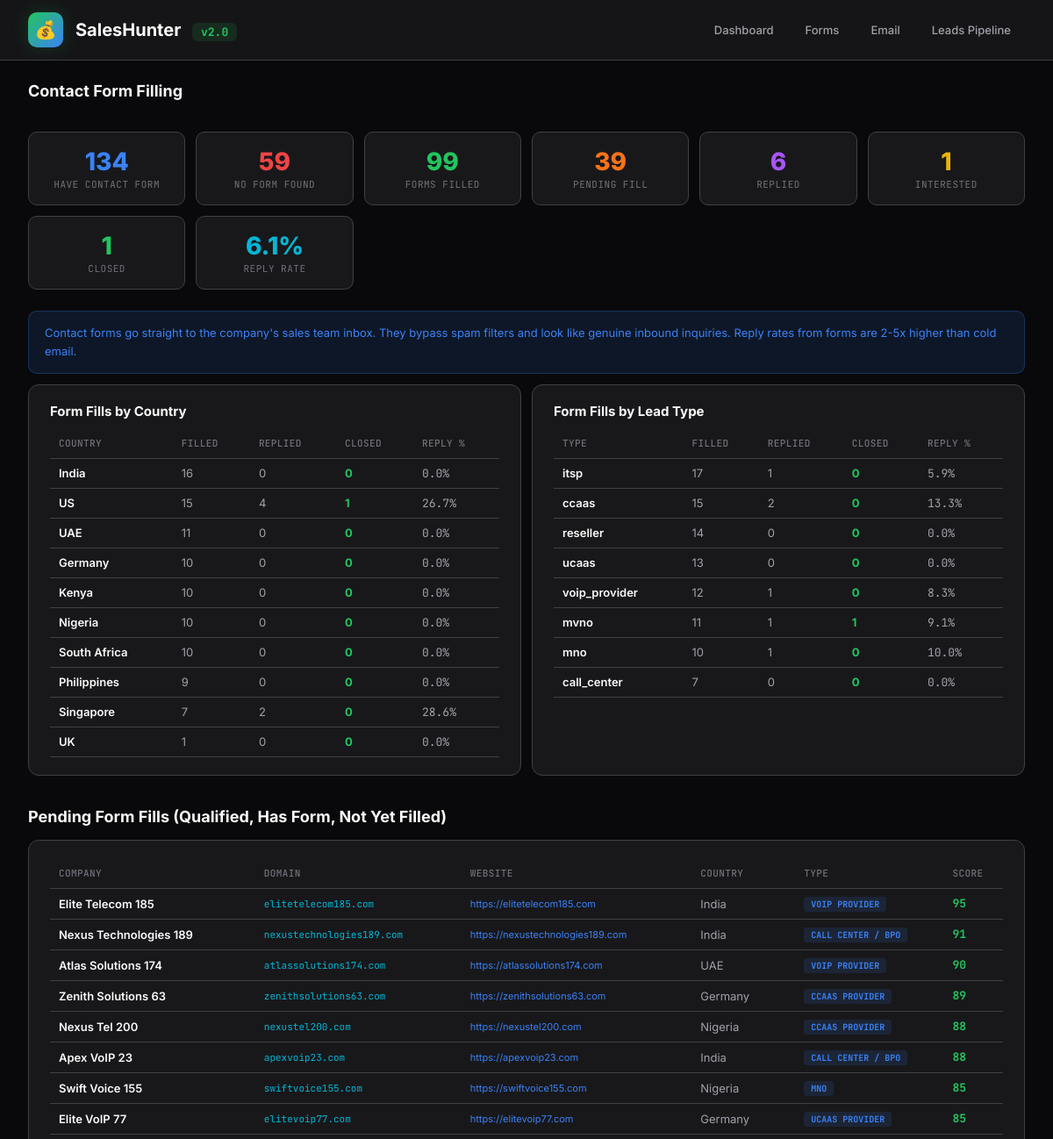
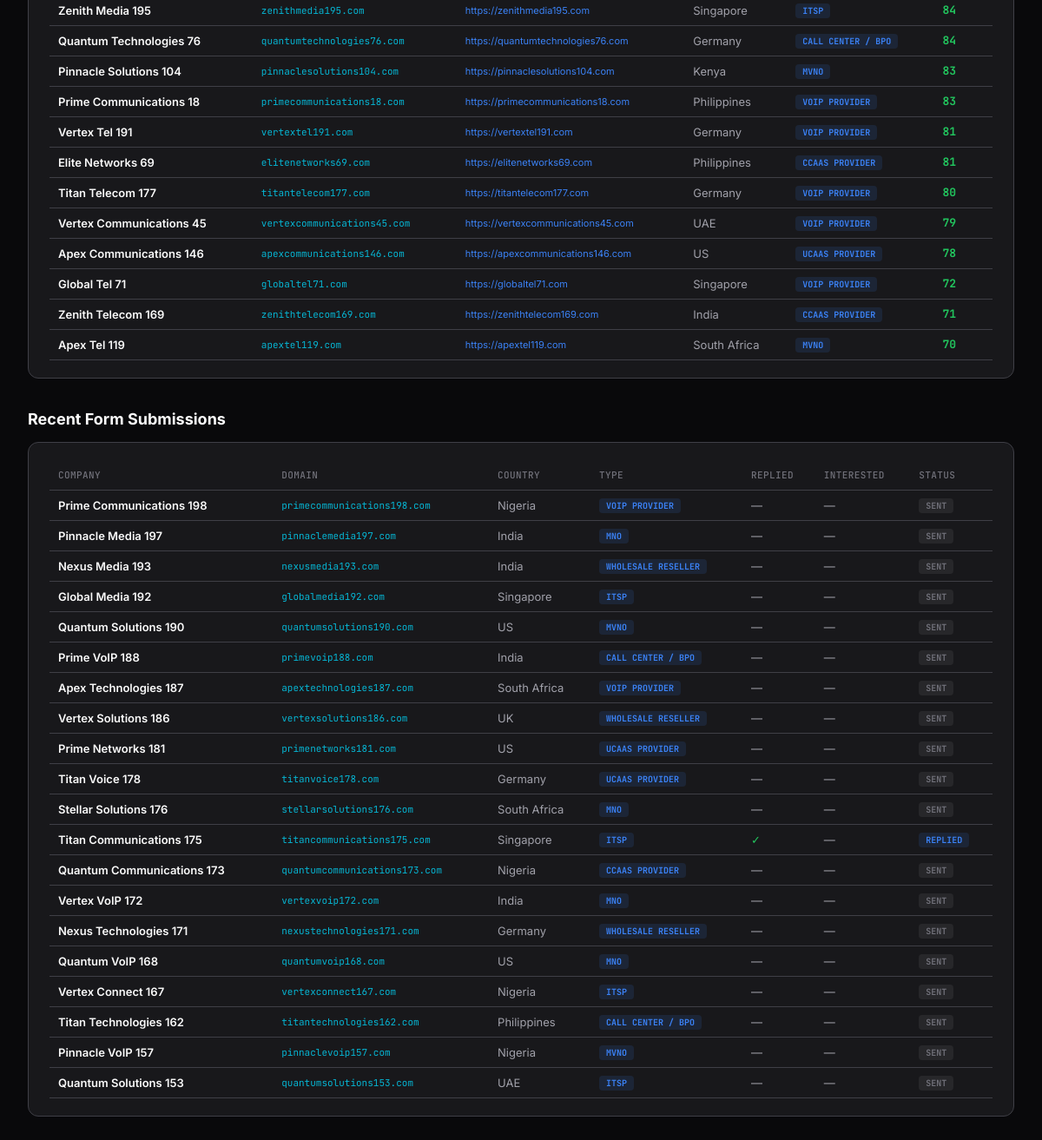
Screenshot of /form/ with the database file from the repository (2 pictures, top to bottom).
### leads/models.py (models this page shows, shortened)
class Lead(models.Model):
    id = models.UUIDField(primary_key=True, default=uuid.uuid4, editable=False)
    company_domain = models.CharField(max_length=255, unique=True, db_index=True)
    company_name = models.CharField(max_length=255)
    contact_name = models.CharField(max_length=255, blank=True)
    contact_email = models.EmailField(blank=True)
    contact_phone = models.CharField(max_length=50, blank=True)
    website_url = models.URLField(max_length=500, blank=True)
    has_contact_form = models.BooleanField(default=False)
    country = models.CharField(max_length=100, db_index=True)
    city = models.CharField(max_length=100, blank=True, db_index=True)
    lead_type = models.CharField(max_length=20, choices=LeadType.choices, db_index=True)
    source = models.CharField(max_length=20, choices=LeadSource.choices, db_index=True)
    keyword_used = models.CharField(max_length=255, blank=True)
    company_size = models.CharField(
        max_length=20,
        choices=[('small', 'Small'), ('medium', 'Medium'), ('enterprise', 'Enterprise')],
        blank=True,
    )
    score = models.IntegerField(default=0, help_text='AI quality score 0-100')
    email_sent = models.BooleanField(default=False)
    form_filled = models.BooleanField(default=False)
    email_opened = models.BooleanField(default=False)
    replied = models.BooleanField(default=False)
    interested = models.BooleanField(default=False)
    closed = models.BooleanField(default=False)
    revenue_monthly = models.DecimalField(max_digits=10, decimal_places=2, default=0)
    sequence_stage = models.IntegerField(
        default=0,
        help_text='Which email in the sequence (0=not started, 1-4)',
    )
    last_contacted_at = models.DateTimeField(null=True, blank=True)
    next_followup_at = models.DateTimeField(null=True, blank=True)
    created_at = models.DateTimeField(default=timezone.now, db_index=True)
    updated_at = models.DateTimeField(auto_now=True)
    class Meta:
        ordering = ['-created_at']
        indexes = [
            models.Index(fields=['country', 'lead_type']),
            models.Index(fields=['source', 'keyword_used']),
            models.Index(fields=['score']),
            models.Index(fields=['replied']),
            models.Index(fields=['closed']),
            models.Index(fields=['sequence_stage', 'next_followup_at']),
        ]

### leads/views.py (the view)
# urls.py: path('form/', views.form_filling, name='form_filling'),
def form_filling(request):
    total_leads = Lead.objects.count()
    has_form = Lead.objects.filter(has_contact_form=True).count()
    no_form = Lead.objects.filter(has_contact_form=False).count()
    forms_filled = Lead.objects.filter(form_filled=True).count()
    forms_pending = Lead.objects.filter(has_contact_form=True, form_filled=False, score__gte=40).count()
    forms_replied = Lead.objects.filter(form_filled=True, replied=True).count()
    forms_interested = Lead.objects.filter(form_filled=True, interested=True).count()
    forms_closed = Lead.objects.filter(form_filled=True, closed=True).count()
    form_reply_rate = (forms_replied / forms_filled * 100) if forms_filled else 0
    by_country = (
        Lead.objects.filter(form_filled=True)
        .values('country')
        .annotate(
            total=Count('id'),
            replied_count=Count('id', filter=Q(replied=True)),
            closed_count=Count('id', filter=Q(closed=True)),
        )
        .order_by('-total')[:10]
    )
    by_lead_type = (
        Lead.objects.filter(form_filled=True)
        .values('lead_type')
        .annotate(
            total=Count('id'),
            replied_count=Count('id', filter=Q(replied=True)),
            closed_count=Count('id', filter=Q(closed=True)),
        )
        .order_by('-total')
    )
    recent_forms = Lead.objects.filter(form_filled=True).order_by('-updated_at')[:20]
    pending_fills = Lead.objects.filter(
        has_contact_form=True, form_filled=False, score__gte=40
    ).order_by('-score')[:20]
    form_logs = OutreachLog.objects.filter(channel='form').order_by('-sent_at')[:30]
    context = {
        'total_leads': total_leads,
        'has_form': has_form,
        'no_form': no_form,
        'forms_filled': forms_filled,
        'forms_pending': forms_pending,
        'forms_replied': forms_replied,
        'forms_interested': forms_interested,
        'forms_closed': forms_closed,
        'form_reply_rate': form_reply_rate,
        'by_country': by_country,
        'by_lead_type': by_lead_type,
        'recent_forms': recent_forms,
        'pending_fills': pending_fills,
        'form_logs': form_logs,
    }
    return render(request, 'leads/form_filling.html', context)

### leads/context_processors.py (called while the page is built)
def recent_sessions(request):
    return {
        'recent_sessions': SearchSession.objects.order_by('-created_at')[:20]
    }

### leads/templatetags/leads_extras.py (called while the page is built)
@register.filter
def percentage(value, total):
    if not total:
        return "0%"
    return f"{(value / total) * 100:.1f}%"

### leads/templates/leads/form_filling.html (shortened to what this page needs)
{% extends "base.html" %}
{% load humanize leads_extras %}
{% block content %}
<div class="sec">
  <div class="sec-title">Contact Form Filling</div>
</div>
<div class="stats-row">
  <div class="stat"><div class="num" style="color:var(--blue)">{{ has_form|intcomma }}</div><div class="lbl">Have Contact Form</div></div>
  <div class="stat"><div class="num" style="color:var(--red)">{{ no_form|intcomma }}</div><div class="lbl">No Form Found</div></div>
  <div class="stat"><div class="num" style="color:var(--green)">{{ forms_filled|intcomma }}</div><div class="lbl">Forms Filled</div></div>
  <div class="stat"><div class="num" style="color:var(--orange)">{{ forms_pending|intcomma }}</div><div class="lbl">Pending Fill</div></div>
  <div class="stat"><div class="num" style="color:var(--purple)">{{ forms_replied|intcomma }}</div><div class="lbl">Replied</div></div>
  <div class="stat"><div class="num" style="color:var(--yellow)">{{ forms_interested|intcomma }}</div><div class="lbl">Interested</div></div>
  <div class="stat"><div class="num" style="color:var(--green)">{{ forms_closed|intcomma }}</div><div class="lbl">Closed</div></div>
  <div class="stat"><div class="num" style="color:var(--cyan)">{{ form_reply_rate|floatformat:1 }}%</div><div class="lbl">Reply Rate</div></div>
</div>
<div class="alert alert-blue">
  Contact forms go straight to the company's sales team inbox. They bypass spam filters and look like genuine inbound inquiries. Reply rates from forms are 2-5x higher than cold email.
</div>
<div class="grid-2">
  <div class="card">
    <h3>Form Fills by Country</h3>
    <table>
      <thead><tr><th>Country</th><th>Filled</th><th>Replied</th><th>Closed</th><th>Reply %</th></tr></thead>
      <tbody>
      {% for c in by_country %}
      <tr>
        <td style="color:var(--text);font-weight:600;">{{ c.country }}</td>
        <td>{{ c.total|intcomma }}</td>
        <td>{{ c.replied_count }}</td>
        <td style="color:var(--green);font-weight:700;">{{ c.closed_count }}</td>
        <td style="font-family:'JetBrains Mono',monospace;">{% if c.total %}{{ c.replied_count|percentage:c.total }}{% else %}0%{% endif %}</td>
      </tr>
      {% empty %}
      <tr><td colspan="5" style="text-align:center;color:var(--text-dim);">No form data yet</td></tr>
      {% endfor %}
      </tbody>
    </table>
  </div>
  <div class="card">
    <h3>Form Fills by Lead Type</h3>
    <table>
      <thead><tr><th>Type</th><th>Filled</th><th>Replied</th><th>Closed</th><th>Reply %</th></tr></thead>
      <tbody>
      {% for t in by_lead_type %}
      <tr>
        <td style="color:var(--text);font-weight:600;">{{ t.lead_type }}</td>
        <td>{{ t.total|intcomma }}</td>
        <td>{{ t.replied_count }}</td>
        <td style="color:var(--green);font-weight:700;">{{ t.closed_count }}</td>
        <td style="font-family:'JetBrains Mono',monospace;">{% if t.total %}{{ t.replied_count|percentage:t.total }}{% else %}0%{% endif %}</td>
      </tr>
      {% empty %}
      <tr><td colspan="5" style="text-align:center;color:var(--text-dim);">No form data yet</td></tr>
      {% endfor %}
      </tbody>
    </table>
  </div>
</div>
<div class="sec" style="margin-top:24px;">
  <div class="sec-title">Pending Form Fills (Qualified, Has Form, Not Yet Filled)</div>
  <div class="card" style="overflow-x:auto;">
    <table>
      <thead><tr><th>Company</th><th>Domain</th><th>Website</th><th>Country</th><th>Type</th><th>Score</th></tr></thead>
      <tbody>
      {% for lead in pending_fills %}
      <tr>
        <td style="color:var(--text);font-weight:600;">{{ lead.company_name }}</td>
        <td style="font-family:'JetBrains Mono',monospace;font-size:11px;color:var(--cyan);">{{ lead.company_domain }}</td>
        <td style="font-size:11px;"><a href="{{ lead.website_url }}" target="_blank">{{ lead.website_url|truncatechars:40 }}</a></td>
        <td>{{ lead.country }}</td>
        <td><span class="badge badge-blue">{{ lead.get_lead_type_display }}</span></td>
        <td style="font-family:'JetBrains Mono',monospace;font-weight:700;color:var(--green);">{{ lead.score }}</td>
      </tr>
      {% empty %}
      <tr><td colspan="6" style="text-align:center;color:var(--text-dim);">No pending form fills</td></tr>
      {% endfor %}
      </tbody>
    </table>
  </div>
</div>
<div class="sec" style="margin-top:24px;">
  <div class="sec-title">Recent Form Submissions</div>
  <div class="card" style="overflow-x:auto;">
    <table>
      <thead><tr><th>Company</th><th>Domain</th><th>Country</th><th>Type</th><th>Replied</th><th>Interested</th><th>Status</th></tr></thead>
      <tbody>
      {% for lead in recent_forms %}
      <tr>
        <td><a href="{% url 'lead_detail' lead.pk %}" style="color:var(--text);font-weight:600;">{{ lead.company_name }}</a></td>
        <td style="font-family:'JetBrains Mono',monospace;font-size:11px;color:var(--cyan);">{{ lead.company_domain }}</td>
        <td>{{ lead.country }}</td>
        <td><span class="badge badge-blue">{{ lead.get_lead_type_display }}</span></td>
        <td>{% if lead.replied %}<span style="color:var(--green)">&#10003;</span>{% else %}&mdash;{% endif %}</td>
        <td>{% if lead.interested %}<span style="color:var(--green)">&#10003;</span>{% else %}&mdash;{% endif %}</td>
        <td>
          {% if lead.closed %}<span class="badge badge-green">Closed</span>
          {% elif lead.interested %}<span class="badge badge-orange">Interested</span>
          {% elif lead.replied %}<span class="badge badge-blue">Replied</span>
          {% else %}<span class="badge" style="background:var(--surface2);color:var(--text-dim);">Sent</span>{% endif %}
        </td>
      </tr>
      {% empty %}
      <tr><td colspan="7" style="text-align:center;color:var(--text-dim);">No form submissions yet</td></tr>
      {% endfor %}
      </tbody>
    </table>
  </div>
</div>
{% endblock %}

### templates/base.html (style rules this page uses)
* { margin:0;padding:0;box-sizing:border-box; }
:root { --bg:#09090b;--surface:#18181b;--surface2:#27272a;--border:#3f3f46;--border-light:#52525b; --text:#fafafa;--text-muted:#a1a1aa;--text-dim:#71717a; --green:#22c55e;--green-bg:rgba(34,197,94,0.12); --blue:#3b82f6;--blue-bg:rgba(59,130,246,0.12); --purple:#a855f7;--purple-bg:rgba(168,85,247,0.12); --orange:#f97316;--orange-bg:rgba(249,115,22,0.12); --cyan:#06b6d4;--cyan-bg:rgba(6,182,212,0.1); --yellow:#eab308;--yellow-bg:rgba(234,179,8,0.1); --red:#ef4444;--red-bg:rgba(239,68,68,0.1); --pink:#ec4899; }
body { font-family:'Inter',sans-serif;background:var(--bg);color:var(--text);min-height:100vh; }
a { color:var(--blue);text-decoration:none; }
.card { background:var(--surface);border:1px solid var(--border);border-radius:12px;padding:20px 24px;margin-bottom:12px; }
.card h3 { font-size:15px;font-weight:700;margin-bottom:10px; }
.stats-row { display:grid;grid-template-columns:repeat(auto-fit,minmax(160px,1fr));gap:12px;margin-bottom:24px; }
.stat { background:var(--surface);border:1px solid var(--border);border-radius:10px;padding:16px;text-align:center; }
.stat .num { font-size:28px;font-weight:800; }
.stat .lbl { font-size:11px;color:var(--text-dim);text-transform:uppercase;letter-spacing:0.5px;font-family:'JetBrains Mono',monospace;margin-top:2px; }
.alert { border-radius:10px;padding:14px 18px;font-size:13px;line-height:1.6;margin-bottom:12px; }
.alert-blue { background:var(--blue-bg);border:1px solid rgba(59,130,246,0.25);color:var(--blue); }
table { width:100%;border-collapse:collapse;font-size:13px; }
th { text-align:left;color:var(--text-dim);font-weight:500;padding:10px;border-bottom:1px solid var(--border);font-size:11px;text-transform:uppercase;letter-spacing:0.4px;font-family:'JetBrains Mono',monospace; }
td { padding:8px 10px;border-bottom:1px solid var(--border);color:var(--text-muted); }
.grid-2 { display:grid;grid-template-columns:1fr 1fr;gap:12px; }
.sec { margin-bottom:36px; }
.sec-title { font-size:18px;font-weight:700;margin-bottom:16px;display:flex;align-items:center;gap:10px; }
.badge { display:inline-block;padding:2px 8px;border-radius:4px;font-size:10px;font-weight:700;text-transform:uppercase;font-family:'JetBrains Mono',monospace; }
.badge-blue { background:var(--blue-bg);color:var(--blue); }

### rows the page displays
Lead: country "Kenya", total "10", replied_count "0", closed_count "0", replied_count|percentage "0.0%", company_name "Pinnacle Solutions 104", company_domain "pinnaclesolutions104.com", website_url "https://pinnaclesolutions104.com", lead_type "MVNO", score "83"
Lead: company_name "Elite Telecom 185", company_domain "elitetelecom185.com", website_url "https://elitetelecom185.com", country "India", lead_type "VOIP PROVIDER", score "95"
Lead: company_name "Nexus Technologies 189", company_domain "nexustechnologies189.com", website_url "https://nexustechnologies189.com", country "India", lead_type "CALL CENTER / BPO", score "91"
Lead: company_name "Atlas Solutions 174", company_domain "atlassolutions174.com", website_url "https://atlassolutions174.com", country "UAE", lead_type "VOIP PROVIDER", score "90"
Lead: company_name "Zenith Solutions 63", company_domain "zenithsolutions63.com", website_url "https://zenithsolutions63.com", country "Germany", lead_type "CCAAS PROVIDER", score "89"
Lead: company_name "Nexus Tel 200", company_domain "nexustel200.com", website_url "https://nexustel200.com", country "Nigeria", lead_type "CCAAS PROVIDER", score "88"
Lead: company_name "Apex VoIP 23", company_domain "apexvoip23.com", website_url "https://apexvoip23.com", country "India", lead_type "CALL CENTER / BPO", score "88"
Lead: company_name "Swift Voice 155", company_domain "swiftvoice155.com", website_url "https://swiftvoice155.com", country "Nigeria", lead_type "MNO", score "85"
Lead: company_name "Elite VoIP 77", company_domain "elitevoip77.com", website_url "https://elitevoip77.com", country "Germany", lead_type "UCAAS PROVIDER", score "85"
Lead: company_name "Zenith Media 195", company_domain "zenithmedia195.com", website_url "https://zenithmedia195.com", country "Singapore", lead_type "ITSP", score "84"
Lead: company_name "Quantum Technologies 76", company_domain "quantumtechnologies76.com", website_url "https://quantumtechnologies76.com", country "Germany", lead_type "CALL CENTER / BPO", score "84"
Lead: company_name "Prime Communications 18", company_domain "primecommunications18.com", website_url "https://primecommunications18.com", country "Philippines", lead_type "VOIP PROVIDER", score "83"
Lead: company_name "Vertex Tel 191", company_domain "vertextel191.com", website_url "https://vertextel191.com", country "Germany", lead_type "VOIP PROVIDER", score "81"
Lead: company_name "Elite Networks 69", company_domain "elitenetworks69.com", website_url "https://elitenetworks69.com", country "Philippines", lead_type "CCAAS PROVIDER", score "81"
Lead: company_name "Titan Telecom 177", company_domain "titantelecom177.com", website_url "https://titantelecom177.com", country "Germany", lead_type "VOIP PROVIDER", score "80"
Lead: company_name "Vertex Communications 45", company_domain "vertexcommunications45.com", website_url "https://vertexcommunications45.com", country "UAE", lead_type "VOIP PROVIDER", score "79"
Lead: company_name "Apex Communications 146", company_domain "apexcommunications146.com", website_url "https://apexcommunications146.com", country "US", lead_type "UCAAS PROVIDER", score "78"
Lead: company_name "Global Tel 71", company_domain "globaltel71.com", website_url "https://globaltel71.com", country "Singapore", lead_type "VOIP PROVIDER", score "72"
Lead: company_name "Zenith Telecom 169", company_domain "zenithtelecom169.com", website_url "https://zenithtelecom169.com", country "India", lead_type "CCAAS PROVIDER", score "71"
Lead: company_name "Apex Tel 119", company_domain "apextel119.com", website_url "https://apextel119.com", country "South Africa", lead_type "MVNO", score "70"
Lead: company_name "Prime Communications 198", company_domain "primecommunications198.com", country "Nigeria", lead_type "VOIP PROVIDER", closed "SENT"
Lead: company_name "Pinnacle Media 197", company_domain "pinnaclemedia197.com", country "India", lead_type "MNO", closed "SENT"
Lead: company_name "Nexus Media 193", company_domain "nexusmedia193.com", country "India", lead_type "WHOLESALE RESELLER", closed "SENT"
Lead: company_name "Global Media 192", company_domain "globalmedia192.com", country "Singapore", lead_type "ITSP", closed "SENT"
Lead: company_name "Quantum Solutions 190", company_domain "quantumsolutions190.com", country "US", lead_type "MVNO", closed "SENT"
Lead: company_name "Prime VoIP 188", company_domain "primevoip188.com", country "India", lead_type "CALL CENTER / BPO", closed "SENT"
Lead: company_name "Apex Technologies 187", company_domain "apextechnologies187.com", country "South Africa", lead_type "VOIP PROVIDER", closed "SENT"
Lead: company_name "Vertex Solutions 186", company_domain "vertexsolutions186.com", country "UK", lead_type "WHOLESALE RESELLER", closed "SENT"
Lead: company_name "Prime Networks 181", company_domain "primenetworks181.com", country "US", lead_type "UCAAS PROVIDER", closed "SENT"
Lead: company_name "Titan Voice 178", company_domain "titanvoice178.com", country "Germany", lead_type "UCAAS PROVIDER", closed "SENT"
Lead: company_name "Stellar Solutions 176", company_domain "stellarsolutions176.com", country "South Africa", lead_type "MNO", closed "SENT"
Lead: company_name "Titan Communications 175", company_domain "titancommunications175.com", country "Singapore", lead_type "ITSP", closed "REPLIED"
Lead: company_name "Quantum Communications 173", company_domain "quantumcommunications173.com", country "Nigeria", lead_type "CCAAS PROVIDER", closed "SENT"
Lead: company_name "Vertex VoIP 172", company_domain "vertexvoip172.com", country "India", lead_type "MNO", closed "SENT"
Lead: company_name "Nexus Technologies 171", company_domain "nexustechnologies171.com", country "Germany", lead_type "WHOLESALE RESELLER", closed "SENT"
Lead: company_name "Quantum VoIP 168", company_domain "quantumvoip168.com", country "US", lead_type "MNO", closed "SENT"
Lead: company_name "Vertex Connect 167", company_domain "vertexconnect167.com", country "Nigeria", lead_type "ITSP", closed "SENT"
Lead: company_name "Titan Technologies 162", company_domain "titantechnologies162.com", country "Philippines", lead_type "CALL CENTER / BPO", closed "SENT"
Lead: company_name "Pinnacle VoIP 157", company_domain "pinnaclevoip157.com", country "Nigeria", lead_type "MVNO", closed "SENT"
Lead: company_name "Quantum Solutions 153", company_domain "quantumsolutions153.com", country "UAE", lead_type "ITSP", closed "SENT"

### other values shown
{{ has_form|intcomma }} "134"
{{ no_form|intcomma }} "59"
{{ c.country }} "India" "US" "UAE" "Germany" "Nigeria" "South Africa" "Philippines" "Singapore" "UK"
{{ c.total|intcomma }} "16" "15" "11" "10" "10" "10" "9" "7" "1"
{{ c.replied_count }} "0" "4" "0" "0" "0" "0" "0" "2" "0"
{{ c.closed_count }} "0" "1" "0" "0" "0" "0" "0" "0" "0"
{{ c.replied_count|percentage:c.total }} "0.0%" "26.7%" "0.0%" "0.0%" "0.0%" "0.0%" "0.0%" "28.6%" "0.0%"
{{ t.lead_type }} "itsp" "ccaas" "reseller" "ucaas" "voip_provider" "mvno" "mno" "call_center"
{{ t.total|intcomma }} "17" "15" "14" "13" "12" "11" "10" "7"
{{ t.replied_count }} "1" "2" "0" "0" "1" "1" "1" "0"
{{ t.closed_count }} "0" "0" "0" "0" "0" "1" "0" "0"
{{ t.replied_count|percentage:t.total }} "5.9%" "13.3%" "0.0%" "0.0%" "8.3%" "9.1%" "10.0%" "0.0%"
